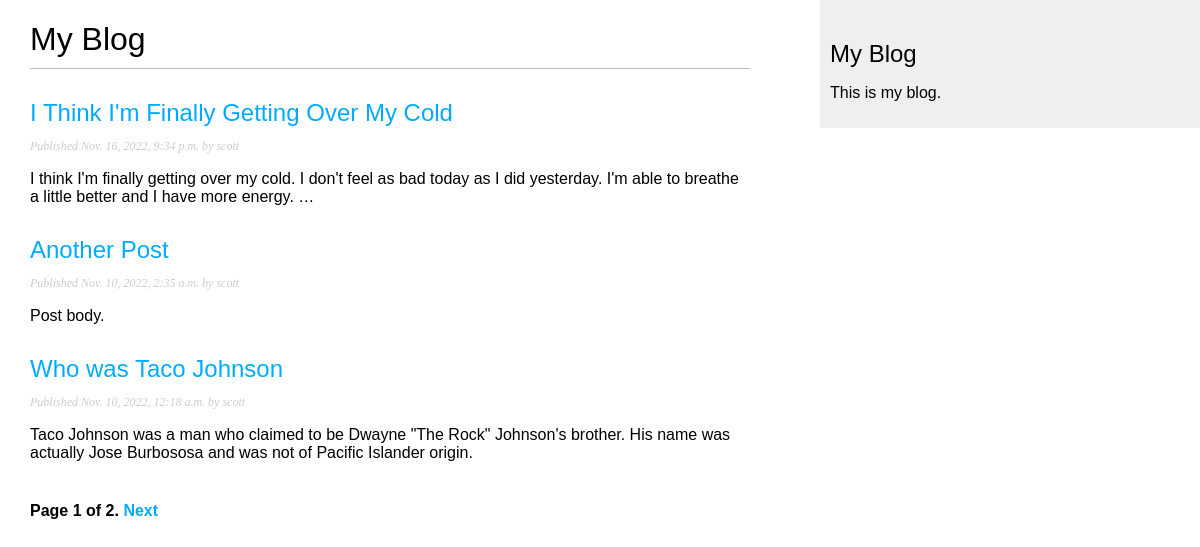
Page /blog/ on the earlier database version.
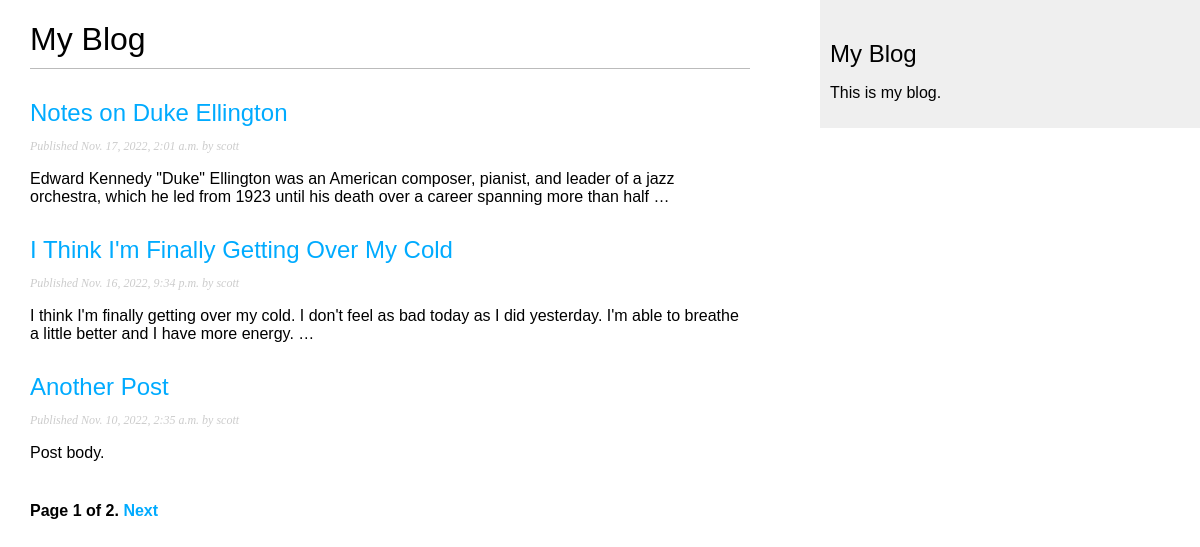
Same page on the later database version.
### blog/models.py (models this page shows, shortened)
class Post(models.Model):
    class Status(models.TextChoices):
        DRAFT = 'DF', 'Draft'
        PUBLISHED = 'PB', 'Published'
    title = models.CharField(max_length=250)
    slug = models.SlugField(max_length=250, unique_for_date='publish')
    author = models.ForeignKey(User,
                                on_delete=models.CASCADE,
                                related_name='blog_posts')
    body = models.TextField()
    publish = models.DateTimeField(default=timezone.now)
    created = models.DateTimeField(auto_now_add=True)
    update = models.DateTimeField(auto_now=True)
    status = models.CharField(max_length=2,
                                choices=Status.choices,
                                default=Status.DRAFT)
    objects = models.Manager()    # The default model manager
    published = PublishedManager()  # Our custom model manager
    class Meta:
        ordering = ['-publish']
        indexes = [
            models.Index(fields=['-publish']),
        ]
    def get_absolute_url(self):
        return reverse('blog:post_detail',
                        args=[self.publish.year,
                                self.publish.month,
                                self.publish.day,
                                self.slug])

### blog/views.py (the view)
# urls.py: path('', views.PostListView.as_view(), name='post_list'),
class PostListView(ListView):
    queryset = Post.published.all()
    context_object_name = 'posts'
    paginate_by = 3
    template_name = 'blog/post/list.html'

### blog/templates/blog/post/list.html (shortened to what this page needs)
{% extends "blog/base.html"  %}
{% block content %}
    <h1>My Blog</h1>
    {% for post in posts %}
        <h2>
            <a href="{{ post.get_absolute_url }}">{{ post.title }}</a>
        </h2>
        <p class="date">
            Published {{ post.publish }} by {{ post.author }}
        </p>
            {{ post.body|truncatewords:30|linebreaks }}
    {% endfor %}
    {% include "pagination.html" with page=page_obj %}
{% endblock %}

### blog/templates/blog/base.html (shortened to what this page needs)
{% load static %}
<!DOCTYPE html>
<html lang="en">
<head>
    <link rel="stylesheet" href="{% static 'css/blog.css' %}">
</head>
    <body>
        <div id="content">
            {% block content %}
            {% endblock content %}
        </div>
        <div id="sidebar">
            <h2>My Blog</h2>
            <p>This is my blog.</p>
        </div>
    </body>
</html>

### blog/templates/pagination.html (shortened to what this page needs)
<div class="pagination">
    <span class="step-links">
        <span class="current">
            Page {{ page.number }} of {{ page.paginator.num_pages }}.
        </span>
        {% if page.has_next %}
            <a href="?page={{ page.next_page_number }}">Next</a>
        {% endif %}
    </span>
</div>

### blog/static/css/blog.css (style rules this page uses)
body { margin:0; padding:0; font-family:helvetica, sans-serif; }
a { color:#00abff; text-decoration:none; }
h1 { font-weight:normal; border-bottom:1px solid #bbb; padding:0 0 10px 0; }
h2 { font-weight:normal; margin:30px 0 0; }
#content { float:left; width:60%; padding:0 0 0 30px; }
#sidebar { float:right; width:30%; padding:10px; background:#efefef; height:100%; }
p.date { color:#ccc; font-family: georgia, serif; font-size: 12px; font-style: italic; }
.pagination { margin:40px 0; font-weight:bold; }

Differences in the rows shown:
no longer on this page (row unchanged): Post: title "Who was Taco Johnson", publish "Nov. 10, 2022, 12:18 a.m.", author "scott", body "Taco Johnson was a man who claimed to be Dwayne \"The Rock\" Johnson's brother. His name was actually Jose Burbososa and was not of Pacific Islander origin."
added Post: title "Notes on Duke Ellington", publish "Nov. 17, 2022, 2:01 a.m.", author "scott", body "Edward Kennedy \"Duke\" Ellington was an American composer, pianist, and leader of a jazz orchestra, which he led from 1923 until his death over a career spanning more than half …"
